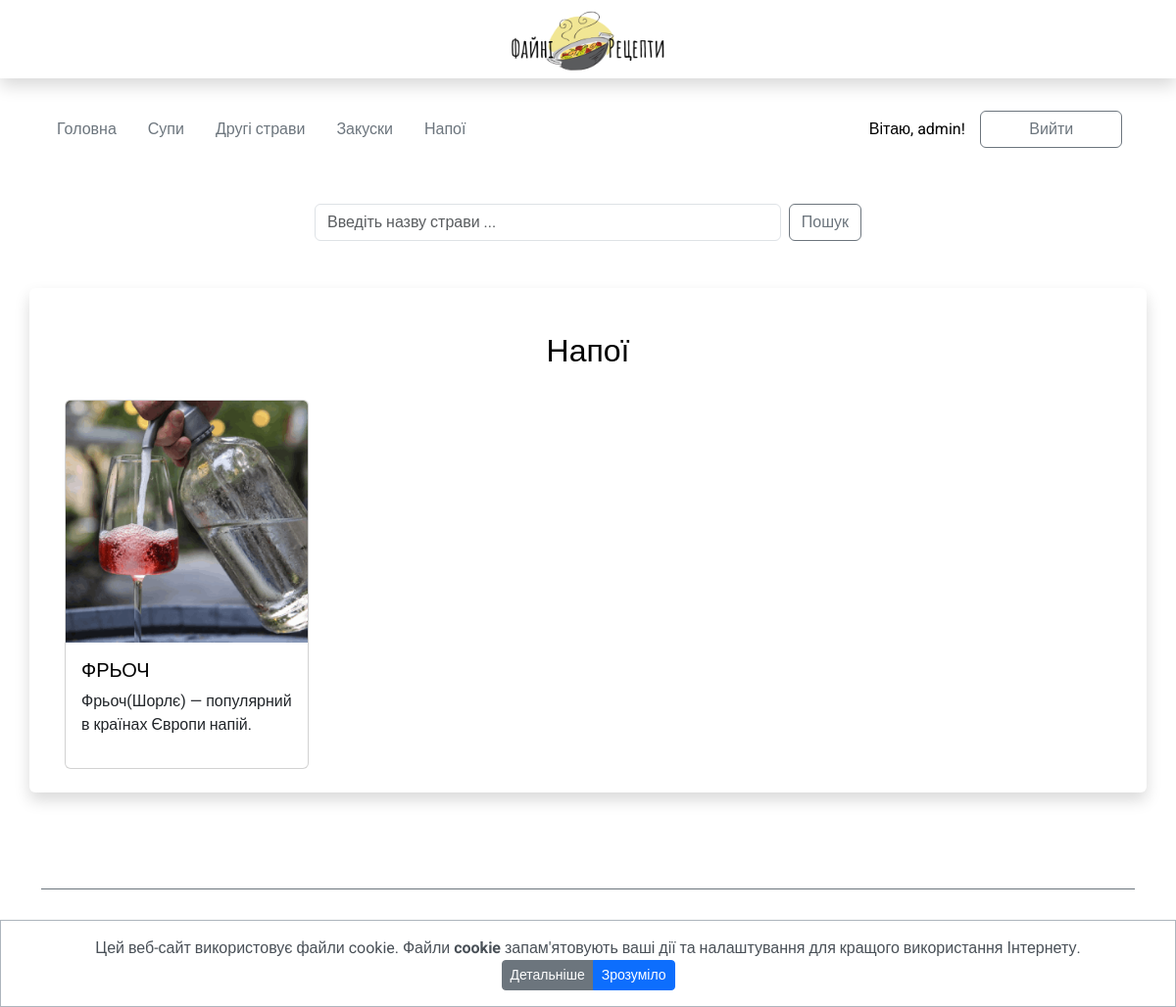
The page /drink (signed in) on the database its author committed.
### my_apps/recipes_app/models.py (models this page shows, shortened)
class Recipes(models.Model):
    name = models.CharField('Назва страв', max_length=30, blank=True)
    food_type = models.CharField('Тип їжі', max_length=20, blank=True, default='')
    short_desc = models.TextField('Короткий опис', max_length=80, blank=True)
    img = models.ImageField(upload_to="media/", verbose_name='img', blank=True, null=True)
    text = RichTextUploadingField('Recipe', blank=True)

### my_apps/recipes_app/views.py (the view)
# urls.py: path('drink', drink_page, name='drink_page'),
def drink_page(request):
    drink = Recipes.objects.filter(food_type='drink')
    return render(request, 'drink_page.html', context={'drink': drink})

### my_apps/recipes_app/templates/drink_page.html
{% extends 'base.html' %}
{% load static %}
{% block content %}
<div class="container shadow p-4 mb-5 mt-5 bg-body rounded">
    <div class="container">
        <h1>Напої </h1>
        <div class="row gy-3">
            {%  for i in drink %}
            <div class="col-lg-3 col-md-4 col-sm-6 col-6">
                <div class="card h-100 mb-3">
                    <a href="{{i.id}}"><img src="{{i.img.url}}" class="card-img-top" alt="..."></a>
                    <div class="card-body">
                    <a href="{{i.id}}">
                        <h5 class="card-title">{{i.name}}</h5>
                    </a>
                    <p class="card-text">{{i.short_desc}}</p>
                    </div>
                </div>
            </div>
            {% endfor %}
        </div>
    </div>
</div>
{% endblock content %}

### templates/base.html (shortened to what this page needs)
{% load static %}
<!DOCTYPE html>
<html lang="uk">
<head>
    <link href="https://cdn.jsdelivr.net/npm/bootstrap@5.3.0/dist/css/bootstrap.min.css" rel="stylesheet">
    <link rel="stylesheet" href="https://cdnjs.cloudflare.com/ajax/libs/normalize/8.0.1/normalize.min.css" />
    <link rel="stylesheet" type="text/css" href="{% static 'css/style.css' %}"/>
    <link rel="stylesheet" href="{% static 'ckeditor/ckeditor/content-style.css'%}" type="text/css">
</head>
<body>
    <div class="wrapper">
      <header class="header">
        <div class="container-fluid">
          <div class="logo shadow">
              <a class="logo-link" href="{% url 'index' %}">
                <img src="{% static 'img/logo.png' %}" alt="Logo" width="200" height="200" class="d-inline-block align-text-top">
              </a>
          </div>
        </div>
        <div class="container mt-4 header-second">
          <nav class="navbar menu">
              <div class="container-fluid">
                  <div class="menu-item col-xl-9 col-lg-9 col-md-8 col-sm-12">
                    <ul class="nav">
                      <li class="nav-item">
                          <a class="nav-link active" aria-current="page" href="{% url 'index' %}">Головна</a>
                      </li>
                      <li class="nav-item">
                        <a class="nav-link" href="{% url 'soup_page' %}">Супи</a>
                      </li>
                      <li class="nav-item">
                        <a class="nav-link" href="{% url 'dish_page' %}">Другі страви</a>
                      </li>
                      <li class="nav-item">
                        <a class="nav-link" href="{% url 'aperetize_page'%}">Закуски</a>
                      </li>
                      <li class="nav-item">
                        <a class="nav-link" href="{% url 'drink_page'%}">Напої</a>
                      </li>
                    </ul>
                  </div>
                  <div class="login-item col-xl-3 col-lg-3 col-md-4 col-sm-12">
                    {% if user.is_authenticated %}
                      <form method="link" action="{% url 'logout'%}" class="user-name">
                        <span>Вітаю, {{ user.username }}!</span>
                        <button type="submit" class="btn btn-outline-secondary fixed-width-btn">Вийти</button>
                      </form>
                    {% endif %}
                  </div>
              </div>
          </nav>
        </div>
      </header>
      <main class="main">
        <div class="search mt-5">
          <center>
            <div class="container">
              <div class="search">
                <div class="raw">
                  <div class="col-6">
                    <form class="d-flex" method=POST action="{% url 'search_page' %}">
                      <input class="form-control me-2" type="search" placeholder="Введіть назву страви ..." aria-label="Search" name="searched" value="{{searched|upper}}">
                      <button class="btn btn-outline-secondary" type="submit">Пошук</button>
                    </form>
                  </div>
                </div>
              </div>
            </div>
          </center>
        </div>
        <div class="content mt-5">
          {% block content %}
          {% endblock content %}
        </div>
        <div id="cb-cookie-banner" class="alert alert-dark text-center mb-0" role="alert" style="background-color: #ffffff">
          Цей веб-сайт використовує файли cookie. Файли <b>cookie</b> запам'ятовують ваші дії та налаштування для кращого використання Інтернету.
          <div class="btn-group">
            <a href="{% url 'cookies'%}" class="btn btn-secondary btn-sm">Детальніше</a>
            <button type="button" class="btn btn-primary btn-sm" onclick="window.cb_hideCookieBanner()">Зрозуміло</button>
          </div>
        </div>
      </main>
      <footer class="footer">
          <div class="container">
              <div class="footer-menu">
                  <div class="container">
                      <div class="col-12 footer_links">
                          <ul class="nav justify-content-center">
                              <li class="nav-item">
                                  <a class="nav-link active" aria-current="page" href="{% url 'index' %}">Головна</a>
                              </li>
                              <li class="nav-item">
                                <a class="nav-link" href="{% url 'soup_page' %}">Супи</a>
                              </li>
                              <li class="nav-item">
                                <a class="nav-link" href="{% url 'dish_page' %}">Другі страви</a>
                              </li>
                              <li class="nav-item">
                                <a class="nav-link" href="{% url 'aperetize_page'%}">Закуски</a>
                              </li>
                              <li class="nav-item">
                                <a class="nav-link" href="{% url 'drink_page'%}">Напої</a>
                              </li>
                          </ul>
                          <div class="about-politic">
                            <span><a href="{% url 'cookies' %}">Політика конфіденційності</a></span>
                          </div>
                          <div class="col-12 footer-rights">
                            <span>Файні Рецепти(c) <a class="nav-link" href="https://www.linkedin.com/in/liudvyk-dodi-b73583151/">ludvig_dodi 2023</a></span>
                          </div>
                      </div>
                  </div>
              </div>
          </div>
      </footer>
    </div>
</body>
</html>

### static/css/style.css (style rules this page uses)
html, body { height: 100%; color: #000000; font-family: 'Roboto', sans-serif; font-size: 1rem; }
body a { text-decoration: none; color: #000000; }
body img { padding: 0; margin: 0; max-width:100%; max-height: 100%; }
body h1, h3 { text-align: center; margin-bottom: 30px; }
.wrapper { min-height: 100%; display: flex; flex-direction: column; }
.main { flex: 1 1 auto; padding: 0 15px; }
.fixed-width-btn { width: 145px; margin-right: 5px; }
.container-fluid { padding: 0; }
.logo { display: flex; flex-direction: row; justify-content: center; align-items: center; margin: 0; height: 80px; font-family: 'Amatic SC', cursive; font-size: 1.5rem; }
.nav-link { text-decoration: none; color: #6c757d; }
form.user-name { display: flex; flex-direction: row; align-items: center; justify-content: space-around; }
.footer { height: 100px; margin-top: 50px; }
.footer-menu>.container { display: flex; flex-direction: column; justify-content: space-around; align-items: center; border-top: 1px solid #6c757d; padding-top: 20px; }
.footer-rights { text-align: center; margin-top: 10px; font-size: smaller; }
.footer-rights a { display: inline-block; }
.about-politic { text-align: center; margin-top: 10px; font-size: smaller; }
#cb-cookie-banner { position: fixed; bottom: 0; left: 0; width: 100%; z-index: 999; border-radius: 0; display: none; }

### rows shown on the page
Recipes: img (picture), name "ФРЬОЧ", short_desc "Фрьоч(Шорлє) — популярний в країнах Європи напій."

### other values the page prints
{{ user.username }} "admin"
